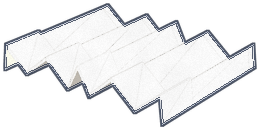
#> input picture assets/plane_menu/accordion__none.png, 260 x 130 px
$ python stylize.py
#> lines starting #> are read from the running program, lines starting #| are printed output that depends on the picture; after the words box and inside, x2 and y2 are one past the last pixel; in counts of white or black regions, pixels touching at a corner belong together
#> in main, image is the input picture: PIL image 260x130 RGBA; mean R, G, B, A 111.2, 112.1, 113.9, 123.6
"""Estilo "papel e aquarela" aplicado aos sprites: sombreamento em degraus, traço
de tinta no contorno e nas quebras de forma, e grão de papel.

A logo do Dobramundo é aquarela sobre papel; os sprites vinham de kits low-poly
com sombreamento contínuo e sem contorno, cada um com uma cara. Este filtro dá a
todos a mesma linguagem, sem remodelar nada:

- cel shading: o valor (claridade) de cada pixel é empurrado para 5 degraus,
  mantendo a cor; a saturação sobe um pouco (tinta mais viva);
- tinta: contorno de 2 px na cor da "tinta" (azul-marinho da logo) misturada com
  a cor do próprio pixel, e um escurecimento nas quebras internas de claridade;
- papel: grão suave multiplicado por cima (duas frequências), determinístico.

Uso:
    python tools/stylize.py                   # todas as pastas de sprites
    python tools/stylize.py --folders biome_sprites waste_sprites
    python tools/stylize.py --preview saida.png --only AM_Samauma CA_Mandacaru

Os PNGs são sobrescritos no lugar (o git guarda os originais). O build de assets
(tools/build_assets.py) chama ``stylize_image`` em cada sprite gerado.
"""

from __future__ import annotations

import argparse
import hashlib
import sys
from pathlib import Path
from typing import Iterable, List, Tuple

import numpy as np
from PIL import Image, ImageFilter

ROOT = Path(__file__).resolve().parents[1]
ASSETS = ROOT / "assets"
INK = (16, 36, 88)  # azul-marinho da tinta
FOLDERS = (
    "biome_sprites",
    "era_final_sprites",
    "dieselpunk_sprites",
    "scenario_sprites",
    "skyline_sprites",
    "waste_sprites",
    "powerup_sprites",
    "plane_sprites",
    "plane_menu",
)
# Aviões: papel branco; traço mais fino e cinza-azulado, para não "sujar" o papel.
LIGHT_INK_FOLDERS = ("plane_sprites", "plane_menu")


def rgb_to_hsv(rgb: np.ndarray) -> Tuple[np.ndarray, np.ndarray, np.ndarray]:
    r, g, b = rgb[..., 0], rgb[..., 1], rgb[..., 2]
    mx, mn = rgb.max(axis=-1), rgb.min(axis=-1)
    delta = mx - mn
    h = np.zeros_like(mx)
    nz = delta > 1e-6
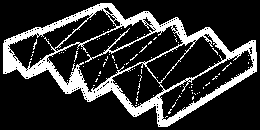
#> nz: shape (130, 260) bool; 18.9% white; 85 white regions (84 under 20 px), largest, box (x1, y1, x2, y2) and area: (3, 3, 257, 127) 6072
    rc = np.where(nz, (mx - r) / np.maximum(delta, 1e-6), 0)
    gc = np.where(nz, (mx - g) / np.maximum(delta, 1e-6), 0)
    bc = np.where(nz, (mx - b) / np.maximum(delta, 1e-6), 0)
    h = np.where(mx == r, bc - gc, np.where(mx == g, 2.0 + rc - bc, 4.0 + gc - rc))
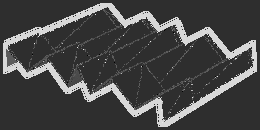
#> h: shape (130, 260) float32; min -1, max 4.5, mean 0.501; drawn with min black and max white
    h = np.where(nz, (h / 6.0) % 1.0, 0.0)
    s = np.where(mx > 1e-6, delta / np.maximum(mx, 1e-6), 0.0)
    return h, s, mx


def hsv_to_rgb(h: np.ndarray, s: np.ndarray, v: np.ndarray) -> np.ndarray:
    i = np.floor(h * 6.0).astype(int) % 6
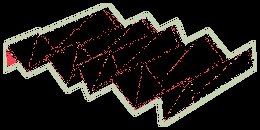
#> i: shape (130, 260) int64; 6 distinct labels, from 0 to 5; one colour per label, 0 black
    f = h * 6.0 - np.floor(h * 6.0)
    p, q, t = v * (1 - s), v * (1 - s * f), v * (1 - s * (1 - f))
    table = [(v, t, p), (q, v, p), (p, v, t), (p, q, v), (t, p, v), (v, p, q)]
    out = np.zeros(h.shape + (3,), dtype=np.float32)
    for k, (rr, gg, bb) in enumerate(table):
        m = i == k
        out[m] = np.stack([rr[m], gg[m], bb[m]], axis=-1)
#> this loop made 6 passes
    return out


def paper_grain(shape: Tuple[int, int], seed: str, strength: float) -> np.ndarray:
    """Grão de papel: ruído fino mais manchas largas, entre 1 - strength e 1."""
    rng = np.random.default_rng(int(hashlib.md5(seed.encode()).hexdigest()[:8], 16))
    h, w = shape
    fine = rng.random((h, w), dtype=np.float32)
    coarse = rng.random((max(1, h // 12), max(1, w // 12)), dtype=np.float32)
    coarse = np.asarray(Image.fromarray((coarse * 255).astype(np.uint8)).resize((w, h), Image.BILINEAR)) / 255.0
    noise = 0.55 * fine + 0.45 * coarse
    return 1.0 - strength * noise


def stylize_image(
    image: Image.Image,
    seed: str = "",
    levels: int = 5,
    posterize: float = 0.65,
    saturation: float = 1.12,
    ink=INK,
    ink_mix: float = 0.6,
    outline: int = 2,
    grain: float = 0.08,
) -> Image.Image:
    """Aplica o estilo a um sprite RGBA e devolve outro RGBA do mesmo tamanho."""
    rgba = np.asarray(image.convert("RGBA"), dtype=np.float32) / 255.0
    rgb, alpha = rgba[..., :3], rgba[..., 3]
    h, s, v = rgb_to_hsv(rgb)
    # 1) degraus de claridade (suaves: mistura do valor quantizado com o original)
    stepped = np.round(v * (levels - 1)) / (levels - 1)
    v2 = np.clip(v * (1 - posterize) + stepped * posterize, 0.0, 1.0)
    s2 = np.clip(s * saturation, 0.0, 1.0)
    out = hsv_to_rgb(h, s2, v2)
    # 2) traço nas quebras internas: onde a claridade muda muito entre vizinhos
    pad = np.pad(v2, 1, mode="edge")
    gx = np.abs(pad[1:-1, 2:] - pad[1:-1, :-2])
    gy = np.abs(pad[2:, 1:-1] - pad[:-2, 1:-1])
    edges = np.clip((np.maximum(gx, gy) - 0.18) * 3.0, 0.0, 1.0) * (alpha > 0.5)
    out = out * (1.0 - 0.35 * edges[..., None])
    # 3) contorno externo: pixels transparentes vizinhos de pixels opacos viram tinta
    mask = Image.fromarray((alpha * 255).astype(np.uint8), "L")
    grown = np.asarray(mask.filter(ImageFilter.MaxFilter(2 * outline + 1)), dtype=np.float32) / 255.0
    rim = np.clip(grown - alpha, 0.0, 1.0)
    ink_rgb = np.array(ink, dtype=np.float32) / 255.0
    # a cor da tinta puxa um pouco a cor do pixel opaco mais próximo (contorno "pintado")
    blurred = np.asarray(image.convert("RGBA").filter(ImageFilter.GaussianBlur(outline)), dtype=np.float32) / 255.0
    local = blurred[..., :3] * 0.45
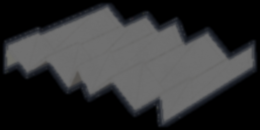
#> local: shape (130, 260, 3) float32; mean R, G, B 0.196, 0.197, 0.201
    rim_color = ink_rgb * ink_mix + local * (1 - ink_mix)
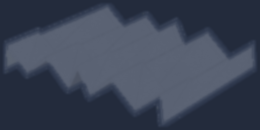
#> rim_color: shape (130, 260, 3) float32; mean R, G, B 0.235, 0.267, 0.336
    out = np.where(rim[..., None] > 0, rim_color, out)
    alpha_out = np.clip(alpha + rim * 0.92, 0.0, 1.0)
    # bordas do próprio desenho também recebem um pouco de tinta (linha de 1 px por dentro)
    inner = np.asarray(mask.filter(ImageFilter.MinFilter(3)), dtype=np.float32) / 255.0
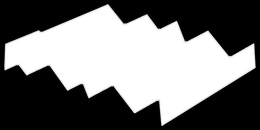
#> inner: shape (130, 260) float32; min 0, max 1, mean 0.457
    inner_rim = np.clip(alpha - inner, 0.0, 1.0) * (alpha > 0.5)
    out = out * (1.0 - 0.45 * inner_rim[..., None]) + ink_rgb * (0.45 * inner_rim[..., None])
    # 4) grão de papel
    out = out * paper_grain(alpha.shape, seed, grain)[..., None]
    result = np.dstack([np.clip(out, 0, 1) * 255, alpha_out * 255]).astype(np.uint8)
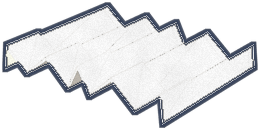
#> result: shape (130, 260, 4); mean R, G, B, A 107.3, 108.5, 111.2, 129.9; transparent parts drawn white
    return Image.fromarray(result, "RGBA")


def params_for(folder: str) -> dict:
    if folder in LIGHT_INK_FOLDERS:
        return {"ink": (70, 86, 120), "ink_mix": 0.5, "outline": 1, "posterize": 0.35, "grain": 0.05, "saturation": 1.0}
    if folder == "skyline_sprites":
        return {"outline": 1, "posterize": 0.5, "grain": 0.05}
    return {}


def files_in(folders: Iterable[str], only: Iterable[str] = ()) -> List[Tuple[str, Path]]:
    wanted = set(only)
    out = []
    for folder in folders:
        for path in sorted((ASSETS / folder).glob("*.png")):
            if not wanted or path.stem in wanted:
                out.append((folder, path))
    return out


def main() -> int:
    parser = argparse.ArgumentParser(description=__doc__, formatter_class=argparse.RawDescriptionHelpFormatter)
    parser.add_argument("--folders", nargs="*", default=list(FOLDERS))
    parser.add_argument("--only", nargs="*", default=())
    parser.add_argument("--preview", type=Path, help="não sobrescreve: grava antes/depois nesta imagem")
    args = parser.parse_args()
    files = files_in(args.folders, args.only)
    if args.preview:
        pairs = []
        for folder, path in files[:12]:
            before = Image.open(path).convert("RGBA")
            pairs.append((before, stylize_image(before, path.stem, **params_for(folder))))
        cell = 220
        sheet = Image.new("RGBA", (cell * 2 + 30, (cell + 10) * len(pairs) + 10), (235, 232, 224, 255))
        for i, (a, b) in enumerate(pairs):
            for j, im in enumerate((a, b)):
                thumb = im.copy()
                thumb.thumbnail((cell, cell))
                sheet.alpha_composite(thumb, (10 + j * (cell + 10), 10 + i * (cell + 10)))
        sheet.save(args.preview)
        print(f"prévia em {args.preview}")
        return 0
    for folder, path in files:
        image = Image.open(path).convert("RGBA")
        stylize_image(image, path.stem, **params_for(folder)).save(path, optimize=True)
        print(f"{folder}/{path.name}")
    return 0


if __name__ == "__main__":
    sys.exit(main())
#> (the program exits here)
